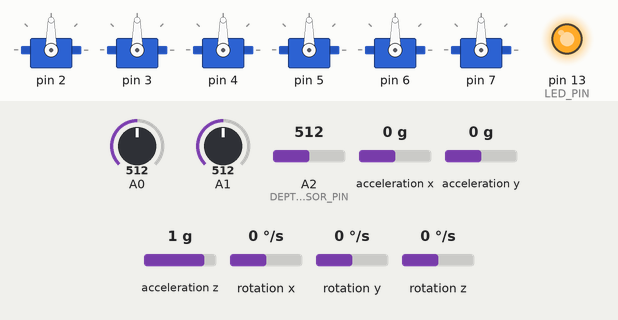
The sketch below on a simulated Teensy 4. Parts: 6 × servo, output pins drawn as LEDs (lit = HIGH). Wiring (inferred from the names in the program): MPU-6050 motion sensor at I2C address 0x68. Dashed ring = blinking. Inputs (shaded band) come from the test bench; at power-on: acceleration x 0 g, A0 = 512, A1 = 512, A2 (DEPTH_SENSOR_PIN) = 512, acceleration y 0 g, acceleration z 1 g, rotation x 0 °/s, rotation y 0 °/s, rotation z 0 °/s (analog values on the 0–1023 scale). What the sketch prints to the serial monitor is not drawn.

Above: at 0.6 s.
At 8.0 s:
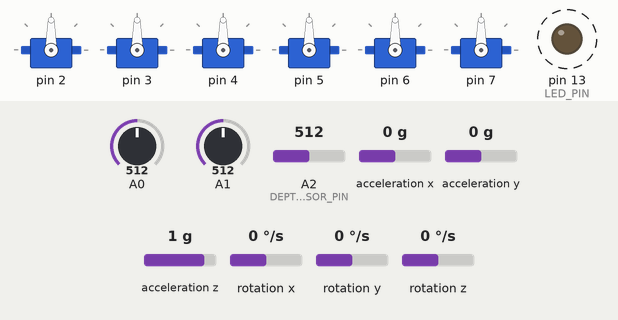
8.1 s: acceleration x set to -1.4 g
11.1 s: A0 set to 484
14.1 s: A1 set to 490
17.1 s: A2 (DEPTH_SENSOR_PIN) set to 490
20.1 s: acceleration y set to -1.4 g
23.1 s: acceleration z set to -1.4 g
Timing chart, 0 to 27.1 s (numbered marks = the images above; inputs shaded):
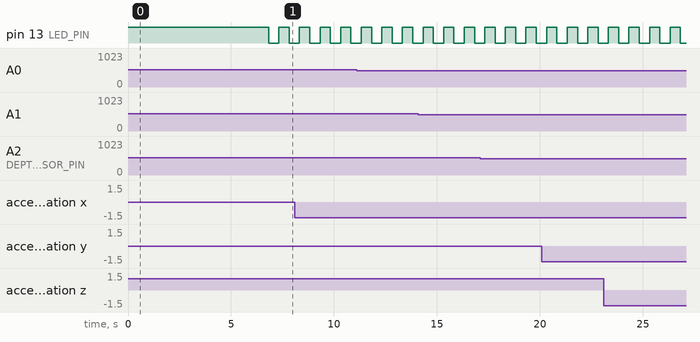

The sketch:

stingray_teensy.ino
```cpp
#include "config.h"
#include "serial_protocol.h"
#include "motor_driver.h"
#include "imu_sensor.h"
#include "depth_sensor.h"
#include "safety_monitor.h"
#include <Watchdog_t4.h>

WDT_T4<WDT1> wdt;

static IMU_Data imu;
static Depth_Data depth;
static Safety_Status safety;

static uint32_t loop_tick = 0;
static uint32_t sensor_send_tick = 0;
static uint32_t depth_read_tick = 0;
static uint32_t led_tick = 0;

static bool init_ok = false;

void wdt_callback()
{
#ifdef ESC_EN_PIN
    digitalWrite(ESC_EN_PIN, LOW);
#endif
    motor_stop_all();
}

void setup()
{
    pinMode(LED_PIN, OUTPUT);
    digitalWrite(LED_PIN, HIGH);

    protocol_init();

    delay(500);

    motor_init();

    safety_init();

    if (!imu_init()) {
        while (true) {
            digitalWrite(LED_PIN, !digitalRead(LED_PIN));
            delay(100);
        }
    }

    if (!depth_init(&depth)) {
        while (true) {
            digitalWrite(LED_PIN, !digitalRead(LED_PIN));
            delay(200);
        }
    }

    imu_calibrate(&imu, IMU_CALIB_SAMPLES);

    // DFRobot analog sensör kalibrasyon gerektirmez,
    // atmosferik ofset Jetson tarafında (sensor_node) hesaplanır.

    motor_arm_esc();

    WDT_timings_t wdt_config;
    wdt_config.trigger = 2.0f;
    wdt_config.timeout = 3.0f;
    wdt_config.callback = wdt_callback;
    wdt.begin(wdt_config);

    loop_tick = millis();
    sensor_send_tick = millis();
    depth_read_tick = millis();
    led_tick = millis();

    init_ok = true;
    digitalWrite(LED_PIN, LOW);
}

void loop()
{
    uint32_t now = millis();

    if ((now - loop_tick) < 1) return;
    float dt = (now - loop_tick) / 1000.0f;
    loop_tick = now;

    imu_read(&imu, dt);

    if ((now - depth_read_tick) >= DEPTH_READ_MS) {
        depth_read(&depth);
        depth_read_tick = now;
    }

    protocol_process_rx();
    CMD_Packet *cmd = protocol_get_cmd();

    safety_update(&safety, now, cmd->last_rx_tick);
    safety_set_actuators(&safety, cmd->valid != 0);

    if (safety_is_emergency(&safety)) {
        motor_stop_all();
    } else if (cmd->valid) {
        motor_set_all(cmd->motor_pwm);
    } else {
        motor_stop_all();
    }

    if ((now - sensor_send_tick) >= SENSOR_SEND_MS) {
        uint16_t yaw_tx   = (uint16_t)(imu.yaw * 100.0f);
        int16_t pitch_tx  = (int16_t)(imu.pitch * 100.0f);
        int16_t roll_tx   = (int16_t)(imu.roll * 100.0f);
        uint16_t depth_tx = (uint16_t)(depth.depth * 1000.0f);
        uint8_t leak_tx   = safety.leak_alarm;
        uint16_t bat_tx   = safety.battery_mv / 10;

        protocol_send_sensor(yaw_tx, pitch_tx, roll_tx,
                             depth_tx, leak_tx, bat_tx);
        sensor_send_tick = now;
    }

    if ((now - led_tick) >= 500) {
        if (safety_is_emergency(&safety)) {
            digitalWrite(LED_PIN, !digitalRead(LED_PIN));
            led_tick = now - 400;
        } else if (!cmd->valid) {
            digitalWrite(LED_PIN, !digitalRead(LED_PIN));
        } else {
            digitalWrite(LED_PIN, HIGH);
        }
#ifdef STATUS_LED_PIN
        digitalWrite(STATUS_LED_PIN, digitalRead(LED_PIN));
#endif
        led_tick = now;
    }

    wdt.feed();
}
```

depth_sensor.cpp
```cpp
#include "depth_sensor.h"
#include "config.h"
#include "dsp_filter.h"
#include <Arduino.h>

static Median5Filter s_depth_filter;

bool depth_init(Depth_Data *data)
{
    pinMode(DEPTH_SENSOR_PIN, INPUT);
    // ADC çözünürlüğünü config.h'daki değere göre ayarla
    analogReadResolution(ADC_RESOLUTION_BITS);

    s_depth_filter.init(0.35f);

    data->pressure = 0.0f;
    data->depth = 0.0f;
    data->atm_pressure = 1013.25f;  // Başlangıç değeri, Jetson bunu kendi ofsetleyecek

    return true;
}

void depth_read(Depth_Data *data)
{
    // 1. ADC okuma
    int raw_adc = analogRead(DEPTH_SENSOR_PIN);

    // 2. ADC değerini voltaja çevirme (Teensy pinindeki voltaj)
    float pin_voltage = (float)raw_adc * DEPTH_ADC_VREF / (float)ADC_MAX_VALUE;

    // 3. 5-örneklik medyan + EMA filtre (ESC anahtarlama dikenlerini bastırır)
    float filtered_pin_v = s_depth_filter.step(pin_voltage);

    // 4. Gerçek sensör voltajını hesaplama (Gerilim bölücü hesabı)
    float sensor_voltage = filtered_pin_v / DEPTH_VOLTAGE_DIVIDER;

    // 5. Voltajı basınca çevirme (DFRobot formülü: 0.5V = 0 MPa, 4.5V = DEPTH_MAX_MPA)
    // P_MPa = (V - 0.5) / 4.0 * MAX_MPA
    float pressure_mpa = (sensor_voltage - 0.5f) / 4.0f * DEPTH_MAX_MPA;
    if (pressure_mpa < 0.0f) pressure_mpa = 0.0f;

    // 6. MPa'yı mbar (hPa)'ya çevirme (Jetson ve ROS2 uyumluluğu için)
    // 1 MPa = 10 bar = 10000 mbar
    data->pressure = pressure_mpa * 10000.0f;

    // 7. Derinlik hesabı
    // P_Pa = P_MPa * 1,000,000
    float pressure_pa = pressure_mpa * 1000000.0f;
    data->depth = pressure_pa / (FLUID_DENSITY * GRAVITY);
}
```

depth_sensor.h
```cpp
#ifndef DEPTH_SENSOR_H
#define DEPTH_SENSOR_H

#include <Arduino.h>

/* ============================================================
 *  Derinlik Sensörü (DFRobot Analog Su Basınç) - Teensy 4.1
 *  Analog giriş: Pin A2 (Gerilim bölücü ile)
 *
 *  0-1.6 MPa basınç aralığı, 0.5V-4.5V çıkış
 *  Atmosferik ofset Jetson sensor_node tarafından hesaplanır
 * ============================================================ */

typedef struct {
    float pressure;       // mbar (veya hPa)
    float depth;          // metre
    float atm_pressure;   // mbar
} Depth_Data;

bool depth_init(Depth_Data *data);
void depth_read(Depth_Data *data);

#endif
```

dsp_filter.cpp
```cpp
#include "dsp_filter.h"

#include <math.h>

namespace {
constexpr float kPi = 3.14159265358979323846f;
}  // namespace

void BiquadFilter::configure_lowpass(float fs_hz, float fc_hz, float q) {
    float w0 = 2.0f * kPi * (fc_hz / fs_hz);
    float cos_w0 = cosf(w0);
    float sin_w0 = sinf(w0);
    float alpha = sin_w0 / (2.0f * q);
    float inv_a0 = 1.0f / (1.0f + alpha);

    b0 = ((1.0f - cos_w0) * 0.5f) * inv_a0;
    b1 = (1.0f - cos_w0) * inv_a0;
    b2 = b0;
    a1 = (-2.0f * cos_w0) * inv_a0;
    a2 = (1.0f - alpha) * inv_a0;
    reset();
}

void BiquadFilter::configure_notch(float fs_hz, float f_notch_hz, float q) {
    float w0 = 2.0f * kPi * (f_notch_hz / fs_hz);
    float cos_w0 = cosf(w0);
    float sin_w0 = sinf(w0);
    float alpha = sin_w0 / (2.0f * q);
    float inv_a0 = 1.0f / (1.0f + alpha);

    b0 = 1.0f * inv_a0;
    b1 = (-2.0f * cos_w0) * inv_a0;
    b2 = 1.0f * inv_a0;
    a1 = (-2.0f * cos_w0) * inv_a0;
    a2 = (1.0f - alpha) * inv_a0;
    reset();
}

float Median5Filter::step(float sample) {
    win[idx] = sample;
    idx = static_cast<uint8_t>((idx + 1) % 5);
    if (count < 5) {
        ++count;
    }

    float tmp[5];
    for (uint8_t i = 0; i < count; ++i) {
        tmp[i] = win[i];
    }
    // Kucuk dizi icin deterministik yerlestirmeli siralama (insertion sort)
    for (uint8_t i = 1; i < count; ++i) {
        float key = tmp[i];
        int j = static_cast<int>(i) - 1;
        while (j >= 0 && tmp[j] > key) {
            tmp[j + 1] = tmp[j];
            --j;
        }
        tmp[j + 1] = key;
    }

    float med = tmp[count / 2];
    if (count == 1) {
        ema = med;
    } else {
        ema = alpha * med + (1.0f - alpha) * ema;
    }
    return ema;
}
```

dsp_filter.h
```cpp
#ifndef STINGRAY_DSP_FILTER_H
#define STINGRAY_DSP_FILTER_H

#include <stddef.h>
#include <stdint.h>

// Direct-Form II Transposed 2. derece IIR Biquad filtre
// (1 kHz IMU jiroskop/ivmeolcer kanallarinda 6-itici govde rezonansini bastirmak icin
//  Cauer/Notch ve Butterworth alcak geciren filtre kaskadi)
struct BiquadFilter {
    float b0, b1, b2;
    float a1, a2;
    float z1, z2;

    void reset() {
        z1 = 0.0f;
        z2 = 0.0f;
    }

    // 2. derece Butterworth alcak geciren katsayilarini hesapla
    void configure_lowpass(float fs_hz, float fc_hz, float q = 0.70710678f);

    // 2. derece dar-bant centik (notch) filtre katsayilarini hesapla (itici vibrasyon bastirma)
    void configure_notch(float fs_hz, float f_notch_hz, float q = 4.0f);

    float step(float x) {
        float y = b0 * x + z1;
        z1 = b1 * x - a1 * y + z2;
        z2 = b2 * x - a2 * y;
        return y;
    }
};

// 5-orneklik kayan medyan + EMA filtre (SEN0257 derinlik ve 6S batarya ADC dikensi gurultu bastirma)
struct Median5Filter {
    float win[5];
    uint8_t idx;
    uint8_t count;
    float ema;
    float alpha;

    void init(float ema_alpha = 0.35f) {
        for (int i = 0; i < 5; ++i) win[i] = 0.0f;
        idx = 0;
        count = 0;
        ema = 0.0f;
        alpha = ema_alpha;
    }

    float step(float sample);
};

#endif  // STINGRAY_DSP_FILTER_H
```

frame_codec.cpp
```cpp
#include "frame_codec.h"
#include <string.h>

uint8_t frame_crc8(const uint8_t *data, size_t len)
{
    uint8_t crc = 0x00;
    for (size_t i = 0; i < len; i++) {
        crc ^= data[i];
        for (uint8_t bit = 0; bit < 8; bit++) {
            crc = (crc & 0x80) ? (uint8_t)((crc << 1) ^ 0x07) : (uint8_t)(crc << 1);
        }
    }
    return crc;
}

uint16_t frame_clamp_pwm(uint16_t pwm, uint16_t lo, uint16_t hi)
{
    if (pwm < lo) return lo;
    if (pwm > hi) return hi;
    return pwm;
}

uint16_t frame_slew_pwm(uint16_t current_pwm, uint16_t target_pwm,
                        uint16_t max_step_us, uint16_t deadband_us)
{
    uint16_t tgt = frame_clamp_pwm(target_pwm, FRAME_PWM_MIN, FRAME_PWM_MAX);
    int32_t diff_neutral = (int32_t)tgt - (int32_t)FRAME_PWM_NEUTRAL;
    if (diff_neutral > -(int32_t)deadband_us && diff_neutral < (int32_t)deadband_us) {
        tgt = FRAME_PWM_NEUTRAL;
    }
    if (max_step_us == 0) {
        return tgt;
    }
    int32_t delta = (int32_t)tgt - (int32_t)current_pwm;
    if (delta > (int32_t)max_step_us) {
        return (uint16_t)(current_pwm + max_step_us);
    }
    if (delta < -(int32_t)max_step_us) {
        return (uint16_t)(current_pwm - max_step_us);
    }
    return tgt;
}

static void put_u16_be(uint8_t *dst, uint16_t v)
{
    dst[0] = (uint8_t)(v >> 8);
    dst[1] = (uint8_t)(v & 0xFF);
}

static uint16_t get_u16_be(const uint8_t *src)
{
    return (uint16_t)(((uint16_t)src[0] << 8) | src[1]);
}

// --- Komut cercevesi ---------------------------------------------------------

void cmd_parser_init(CmdFrameParser *p)
{
    memset(p, 0, sizeof(*p));
}

static void drop_front(CmdFrameParser *p, uint8_t n)
{
    if (n >= p->len) {
        p->bytes_dropped += p->len;
        p->len = 0;
        return;
    }
    memmove(p->buf, p->buf + n, (size_t)(p->len - n));
    p->len = (uint8_t)(p->len - n);
    p->bytes_dropped += n;
}

// Tampondaki baytlar her zaman gecerli bir cerceve oneki olmali:
// [0] == 0xAA ve (varsa) [1] == 0x55. Degilse bastan bayt atilir.
static void resync(CmdFrameParser *p)
{
    while (p->len > 0) {
        if (p->buf[0] != FRAME_CMD_HEADER_0) {
            drop_front(p, 1);
            continue;
        }
        if (p->len >= 2 && p->buf[1] != FRAME_CMD_HEADER_1) {
            drop_front(p, 1);
            continue;
        }
        break;
    }
}

FrameResult cmd_parser_feed(CmdFrameParser *p, uint8_t byte,
                            uint16_t pwm_out[FRAME_MOTOR_COUNT])
{
    p->buf[p->len++] = byte;
    resync(p);

    while (p->len == FRAME_CMD_LEN) {
        const uint8_t crc = frame_crc8(&p->buf[2], FRAME_PAYLOAD_LEN);
        if (crc == p->buf[FRAME_CMD_LEN - 1]) {
            for (uint8_t i = 0; i < FRAME_MOTOR_COUNT; i++) {
                pwm_out[i] = get_u16_be(&p->buf[2 + i * 2]);
            }
            p->len = 0;
            p->frames_ok++;
            return FRAME_OK;
        }
        // Bozuk cerceve: sadece baslik baytini at, kalanin icinde
        // yeni bir baslik olabilir.
        p->crc_errors++;
        drop_front(p, 1);
        resync(p);
    }
    return FRAME_NONE;
}

void cmd_frame_encode(const uint16_t pwm[FRAME_MOTOR_COUNT],
                      uint8_t out[FRAME_CMD_LEN])
{
    out[0] = FRAME_CMD_HEADER_0;
    out[1] = FRAME_CMD_HEADER_1;
    for (uint8_t i = 0; i < FRAME_MOTOR_COUNT; i++) {
        put_u16_be(&out[2 + i * 2], pwm[i]);
    }
    out[FRAME_CMD_LEN - 1] = frame_crc8(&out[2], FRAME_PAYLOAD_LEN);
}

// --- Sensor cercevesi --------------------------------------------------------

void sensor_frame_encode(const SensorFrame *s, uint8_t out[FRAME_SENSOR_LEN])
{
    out[0] = FRAME_SENSOR_HEADER_0;
    out[1] = FRAME_SENSOR_HEADER_1;
    put_u16_be(&out[2], s->yaw_cdeg);
    put_u16_be(&out[4], (uint16_t)s->pitch_cdeg);
    put_u16_be(&out[6], (uint16_t)s->roll_cdeg);
    put_u16_be(&out[8], s->depth_mm);
    out[10] = s->leak;
    put_u16_be(&out[11], s->battery_cv);
    out[13] = 0x00;
    out[14] = frame_crc8(&out[2], FRAME_PAYLOAD_LEN);
    out[15] = 0x00;
}

int sensor_frame_decode(const uint8_t in[FRAME_SENSOR_LEN], SensorFrame *out)
{
    if (in[0] != FRAME_SENSOR_HEADER_0 || in[1] != FRAME_SENSOR_HEADER_1) return 0;
    if (frame_crc8(&in[2], FRAME_PAYLOAD_LEN) != in[14]) return 0;
    out->yaw_cdeg   = get_u16_be(&in[2]);
    out->pitch_cdeg = (int16_t)get_u16_be(&in[4]);
    out->roll_cdeg  = (int16_t)get_u16_be(&in[6]);
    out->depth_mm   = get_u16_be(&in[8]);
    out->leak       = in[10];
    out->battery_cv = get_u16_be(&in[11]);
    return 1;
}
```

frame_codec.h
```cpp
#ifndef FRAME_CODEC_H
#define FRAME_CODEC_H

// ============================================================================
//  Stingray seri protokolu: cerceve kodlama / cozme ve itici rampa sinirlayici
//
//  Bu modul Arduino'ya bagimli degildir; ayni kod hem Teensy'de hem de
//  host bilgisayarda birim testleriyle (teensy/test/) calisir.
//
//  Komut cercevesi (Jetson -> Teensy), 15 bayt:
//    [0]    0xAA
//    [1]    0x55
//    [2..13] 6 x uint16 PWM (big-endian, mikrosaniye)
//    [14]   CRC-8 (poly 0x07, init 0x00) — [2..13] uzerinden
//
//  Sensor cercevesi (Teensy -> Jetson), 16 bayt:
//    [0]    0xBB
//    [1]    0x66
//    [2..3] yaw   uint16  (derece x100)
//    [4..5] pitch int16   (derece x100)
//    [6..7] roll  int16   (derece x100)
//    [8..9] depth uint16  (mm)
//    [10]   leak  uint8
//    [11..12] battery uint16 (V x100, ornek 2310 = 23.10 V)
//    [13]   ayrilmis (0)
//    [14]   CRC-8 — [2..13] uzerinden
//    [15]   ayrilmis (0)
// ============================================================================

#include <stdint.h>
#include <stddef.h>

#ifdef __cplusplus
extern "C" {
#endif

#define FRAME_CMD_HEADER_0      0xAA
#define FRAME_CMD_HEADER_1      0x55
#define FRAME_SENSOR_HEADER_0   0xBB
#define FRAME_SENSOR_HEADER_1   0x66

#define FRAME_CMD_LEN           15
#define FRAME_SENSOR_LEN        16
#define FRAME_PAYLOAD_LEN       12
#define FRAME_MOTOR_COUNT       6

#define FRAME_PWM_MIN           1100
#define FRAME_PWM_MAX           1900
#define FRAME_PWM_NEUTRAL       1500

// CRC-8/SMBUS: poly 0x07, init 0x00, refin/refout yok, xorout 0x00.
// Kontrol degeri: crc8("123456789") == 0xF4
uint8_t frame_crc8(const uint8_t *data, size_t len);

// --- Komut cercevesi ---------------------------------------------------------

// Kayan pencereli, tahsis yapmayan cozucu. Bayt bayt beslenir; bozuk
// cercevede sadece 1 bayt atilir, boylece bozuk cercevenin icinde baslayan
// gecerli bir cerceve kaybolmaz.
typedef struct {
    uint8_t  buf[FRAME_CMD_LEN];
    uint8_t  len;
    uint32_t frames_ok;
    uint32_t crc_errors;
    uint32_t bytes_dropped;
} CmdFrameParser;

typedef enum {
    FRAME_NONE = 0,     // henuz tam cerceve yok
    FRAME_OK   = 1,     // gecerli cerceve; pwm_out dolduruldu
} FrameResult;

void        cmd_parser_init(CmdFrameParser *p);
FrameResult cmd_parser_feed(CmdFrameParser *p, uint8_t byte,
                            uint16_t pwm_out[FRAME_MOTOR_COUNT]);

// Test ve simulasyon icin: Jetson tarafinin urettigi cerceveyi uretir.
void cmd_frame_encode(const uint16_t pwm[FRAME_MOTOR_COUNT],
                      uint8_t out[FRAME_CMD_LEN]);

// PWM degerini [lo, hi] araligina sinirlar.
uint16_t frame_clamp_pwm(uint16_t pwm, uint16_t lo, uint16_t hi);

// Notr (1500 us) cevresinde olu bolge (deadband) uygular ve ani geri-ileri
// gecislerinde 6S Li-Po hattinda rejeneratif gerilim sicramalarini onlemek icin
// degisim hizini (slew-rate, us/adim) sinirlar.
uint16_t frame_slew_pwm(uint16_t current_pwm, uint16_t target_pwm,
                        uint16_t max_step_us, uint16_t deadband_us);

// --- Sensor cercevesi --------------------------------------------------------

typedef struct {
    uint16_t yaw_cdeg;
    int16_t  pitch_cdeg;
    int16_t  roll_cdeg;
    uint16_t depth_mm;
    uint8_t  leak;
    uint16_t battery_cv;   // V x100
} SensorFrame;

void sensor_frame_encode(const SensorFrame *s, uint8_t out[FRAME_SENSOR_LEN]);

// out icin gecerli bir cerceve ise 1, degilse 0 doner.
int  sensor_frame_decode(const uint8_t in[FRAME_SENSOR_LEN], SensorFrame *out);

#ifdef __cplusplus
}
#endif

#endif // FRAME_CODEC_H
```

imu_sensor.h
```cpp
#ifndef IMU_SENSOR_H
#define IMU_SENSOR_H

#include <Arduino.h>

/* ============================================================
 *  IMU Sensör (MPU6050) - Teensy 4.1
 *  Wire (I2C Bus 0) üzerinden: Pin 18 (SDA), Pin 19 (SCL)
 *
 *  Complementary Filter ile yaw/pitch/roll hesaplama
 *  ±2000°/s gyro, ±2g ivme ölçer konfigürasyonu
 * ============================================================ */

typedef struct {
    float roll;
    float pitch;
    float yaw;
    float gyro_x;
    float gyro_y;
    float gyro_z;
    float accel_x;
    float accel_y;
    float accel_z;
    float gyro_offset_x;
    float gyro_offset_y;
    float gyro_offset_z;
} IMU_Data;

bool imu_init(void);
void imu_calibrate(IMU_Data *data, uint16_t samples);
void imu_read(IMU_Data *data, float dt);

#endif
```

safety_monitor.h
```cpp
#ifndef SAFETY_MONITOR_H
#define SAFETY_MONITOR_H

#include <Arduino.h>

typedef struct {
    uint16_t leak_adc;
    uint16_t battery_mv;
    uint8_t  leak_alarm;
    uint8_t  battery_low;
    uint8_t  comm_lost;
    uint8_t  kill_switch_open;
} Safety_Status;

void safety_init(void);
void safety_update(Safety_Status *status, uint32_t current_tick,
                   uint32_t last_cmd_tick);
uint8_t safety_is_emergency(Safety_Status *status);
void safety_set_actuators(const Safety_Status *status, bool cmd_valid);

#endif
```

Source omitted: imu_sensor.cpp (4054 bytes), safety_monitor.cpp (2425 bytes), serial_protocol.cpp (1885 bytes), serial_protocol.h (858 bytes), config.h (3896 bytes), motor_driver.cpp (1241 bytes), motor_driver.h (248 bytes)

Measured:
- by itself, pin 13 (LED_PIN): alternates HIGH for 0.50 s and LOW for 0.50 s
